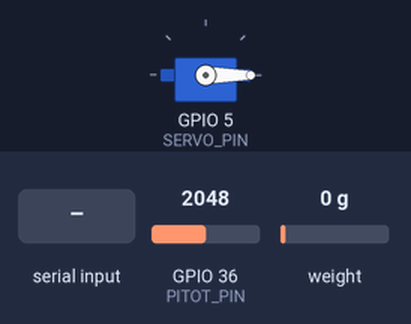
Recording of a sketch running on a simulated ESP32. Parts: servo. Inputs (shaded band) come from the test bench; at power-on: GPIO 36 (PITOT_PIN) = 2048, weight on the scale 0 g. What the sketch prints to the serial monitor is not drawn.

Above: at 3.2 s.
3.3 s: "S:90\n" received over Serial
At 3.9 s:
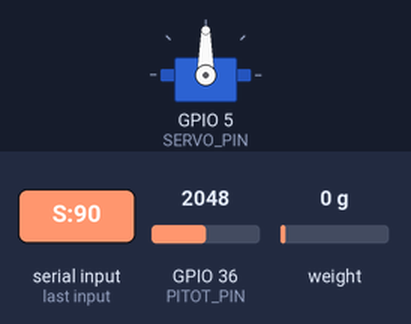
4.8 s: "S:\n" received over Serial
At 6.3 s:
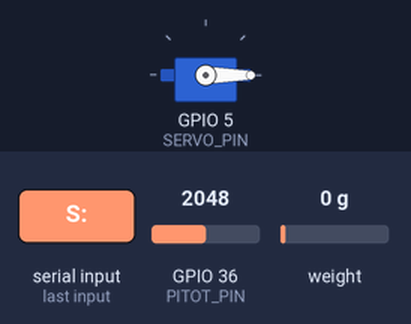
Timing chart, 0 to 7.8 s (numbered marks = the images above; inputs shaded):
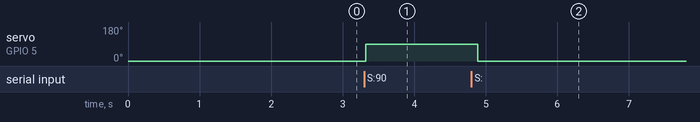

Measured:
- after the input at 3.3 s, servo on GPIO 5 (SERVO_PIN): 0° → 90° at once
- after the input at 4.8 s, servo on GPIO 5 (SERVO_PIN): 90° → 0° after 0.09 s

The sketch:

arduino_sensors.ino
```cpp
#include "HX711.h"
#include <ESP32Servo.h>

// --- WIRING CONFIGURATION ---
// Load Cell
const int DOUT_PIN = 7;
const int SCK_PIN = 4;

// Pitot Tube (Analog)
const int PITOT_PIN = A0;

// Servo
const int SERVO_PIN = 5;

// --- OBJECTS ---
HX711 scale;
Servo myServo;

void setup() {
  Serial.begin(115200);
  delay(1000); // Give serial time to wake up

  // Initialize Scale
  scale.begin(DOUT_PIN, SCK_PIN);
  scale.set_scale(-37.2); // Calibrated Factor
  scale.tare();

  // Initialize Servo
  myServo.attach(SERVO_PIN);
  myServo.write(0); // Start at 0 degrees
}

void loop() {
  // 1. Check for Incoming Serial Commands (Servo)
  if (Serial.available() > 0) {
    String command = Serial.readStringUntil('\n');
    command.trim(); // Remove whitespace

    // Format: "S:90"
    if (command.startsWith("S:")) {
      int angle = command.substring(2).toInt();
      // Constrain angle to safe limits (0-180)
      angle = constrain(angle, 0, 180);
      myServo.write(angle);
    }
  }

  // 2. Read Lift
  float lift = scale.get_units(1);

  // 3. Read Airspeed (Pitot Tube)
  int adc_val = analogRead(PITOT_PIN);
  float voltage = (adc_val / 4095.0) * 3.3;
  float airspeed_approx = voltage * 10.0;

  // 4. Send over Serial
  // Format: "L:5.23,A:12.50"
  Serial.print("L:");
  Serial.print(lift, 2);
  Serial.print(",A:");
  Serial.println(airspeed_approx, 2);

  delay(20); // ~50Hz
}
```
